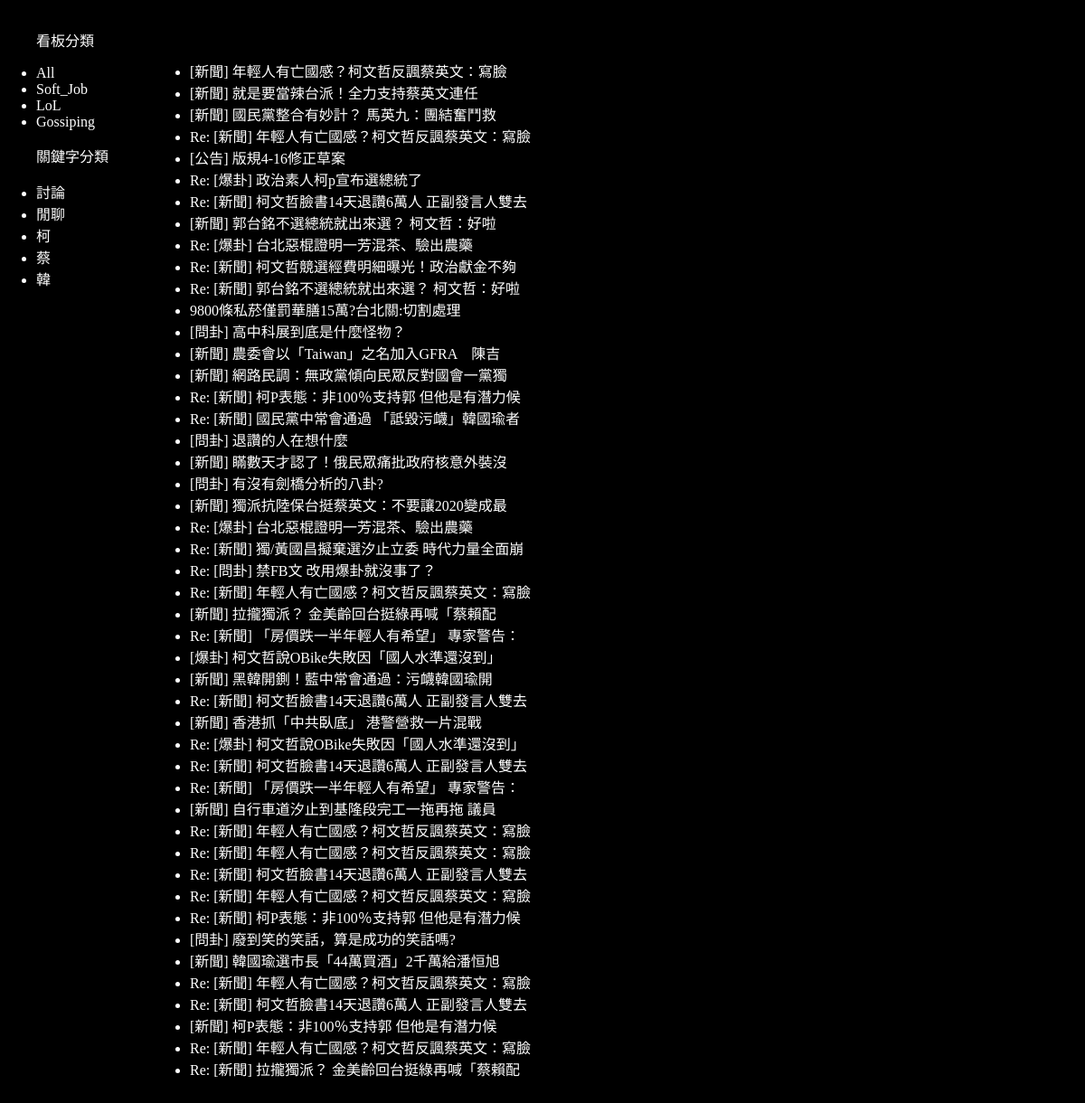
The page /key/4/ on the database as committed earlier.
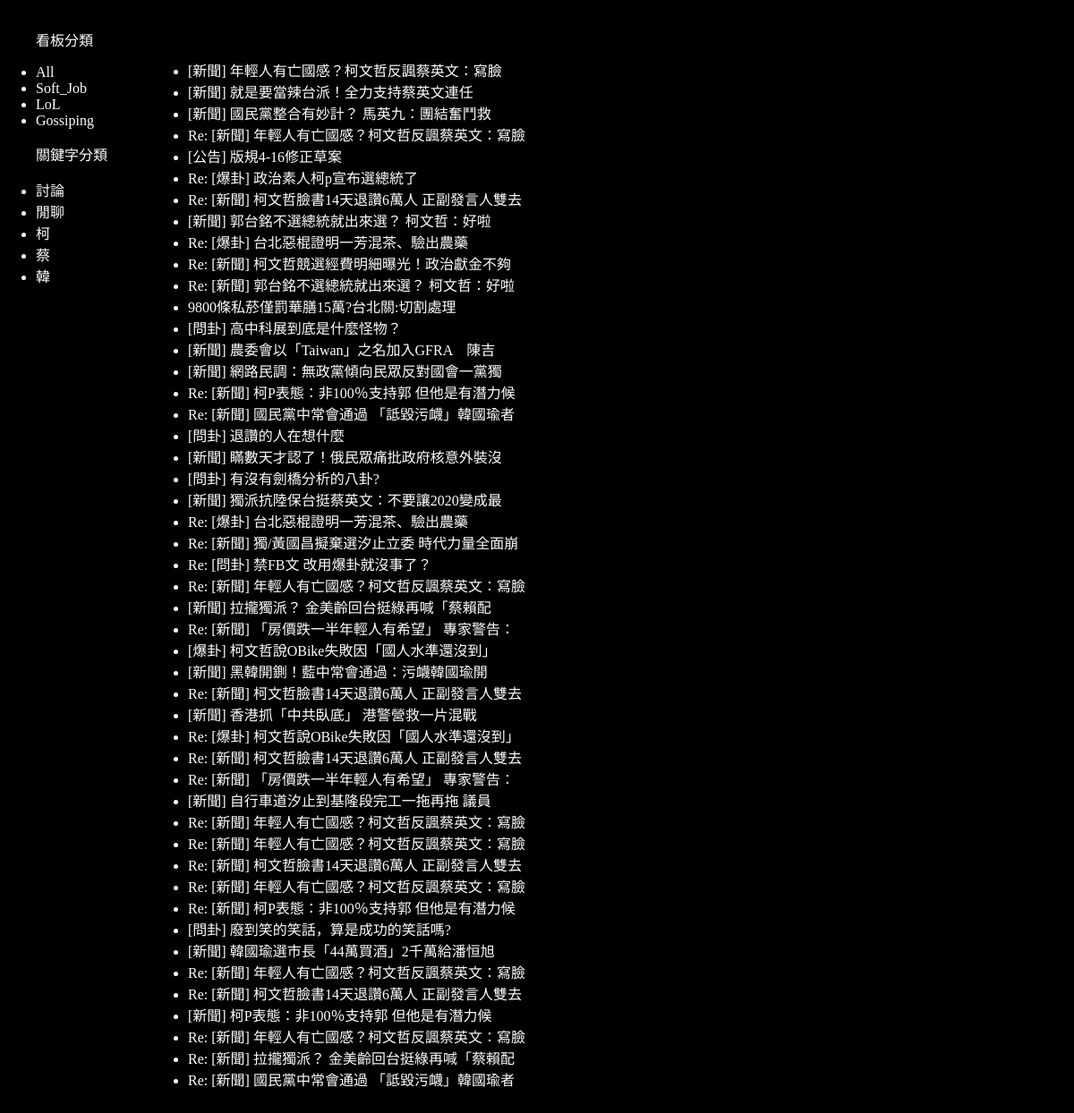
The same page on the database as committed later.
### record/models.py (models this page shows, shortened)
class Category(models.Model):
	name = models.CharField(max_length=15, unique=True)
	url = models.URLField(default='', blank=True)

class KeyWord(models.Model):
	name = models.CharField(max_length=15, unique=True)
	categories = models.ManyToManyField(Category)

class Article(models.Model):
	title = models.CharField(max_length=15)
	category = models.ForeignKey(Category,related_name='category_of_article', on_delete=models.PROTECT, default='')
	date = models.CharField(max_length=15)
	author = models.CharField(max_length=15)
	pushes = models.IntegerField()
	content = models.TextField(default='')
	class Meta:
		constraints = [ models.UniqueConstraint(fields=['title', 'author', 'date'], name='name of constraint')]

### record/views.py (the view, shortened to what this page needs)
# urls.py: path('', HomePage.as_view()),
class HomePage(TemplateView):
    template_name = 'index.html'
    def get(self, request, *args, **kwargs):
    	if 'category' in kwargs.keys():
    		articles = self.deal_with_category(request, args, kwargs)
    	elif 'key' in kwargs.keys():
    		articles = self.deal_with_key(request, args, kwargs)
    	else:
    		articles = Article.objects.all()
    	categories = Category.objects.all()
    	keys = KeyWord.objects.all()
    	return render(request, self.template_name, locals())
    def deal_with_key(self, request, args, kwargs):
    	key = get_object_or_404(KeyWord, id=kwargs['key'])
    	categories = key.categories.all()
    	articles = Article.objects.filter(category__in=categories, content__contains=key.name)
    	return articles

### templates/index.html (shortened to what this page needs)
{% extends "base.html" %}
{% load staticfiles %}
{% block content %}
<div id='main-view'>
	<ul>
		<p> 看板分類 </p>
		<a href="../../"> <li> All </li> </a>
		{% for category in categories %}
			<a href="../../category/{{category.id}}/"><li> {{category.name}} </li></a>
		{% endfor %}
		<p> 關鍵字分類 </p>
		{% for key in keys %}
			<a href="../../key/{{key.id}}/"><li> {{key.name}} </li></a>
		{% endfor %}
	</ul>
	<div class='article'>
		<ul>
			{% for article in articles %}
				<a href="../../detail/{{article.id}}"><li> {{article.title}} </li></a>
			{% endfor %}
		</ul>
	</div>
</div>
{% endblock %}

Rows that differ between the two databases and show on the page:
added Article: title "Re: [新聞] 國民黨中常會通過 「詆毀污衊」韓國瑜者"
